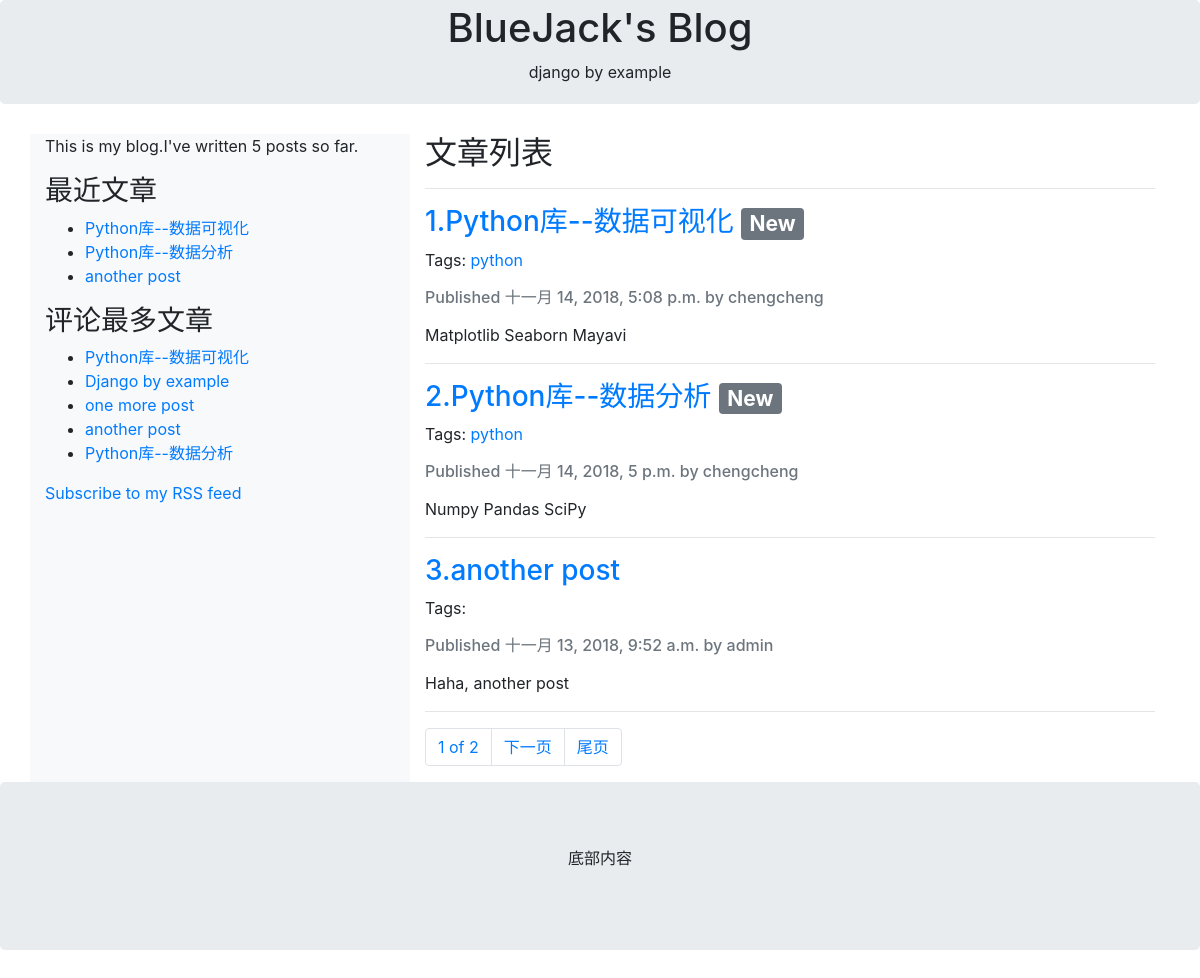
/blog/, run on an earlier commit of the app's database.
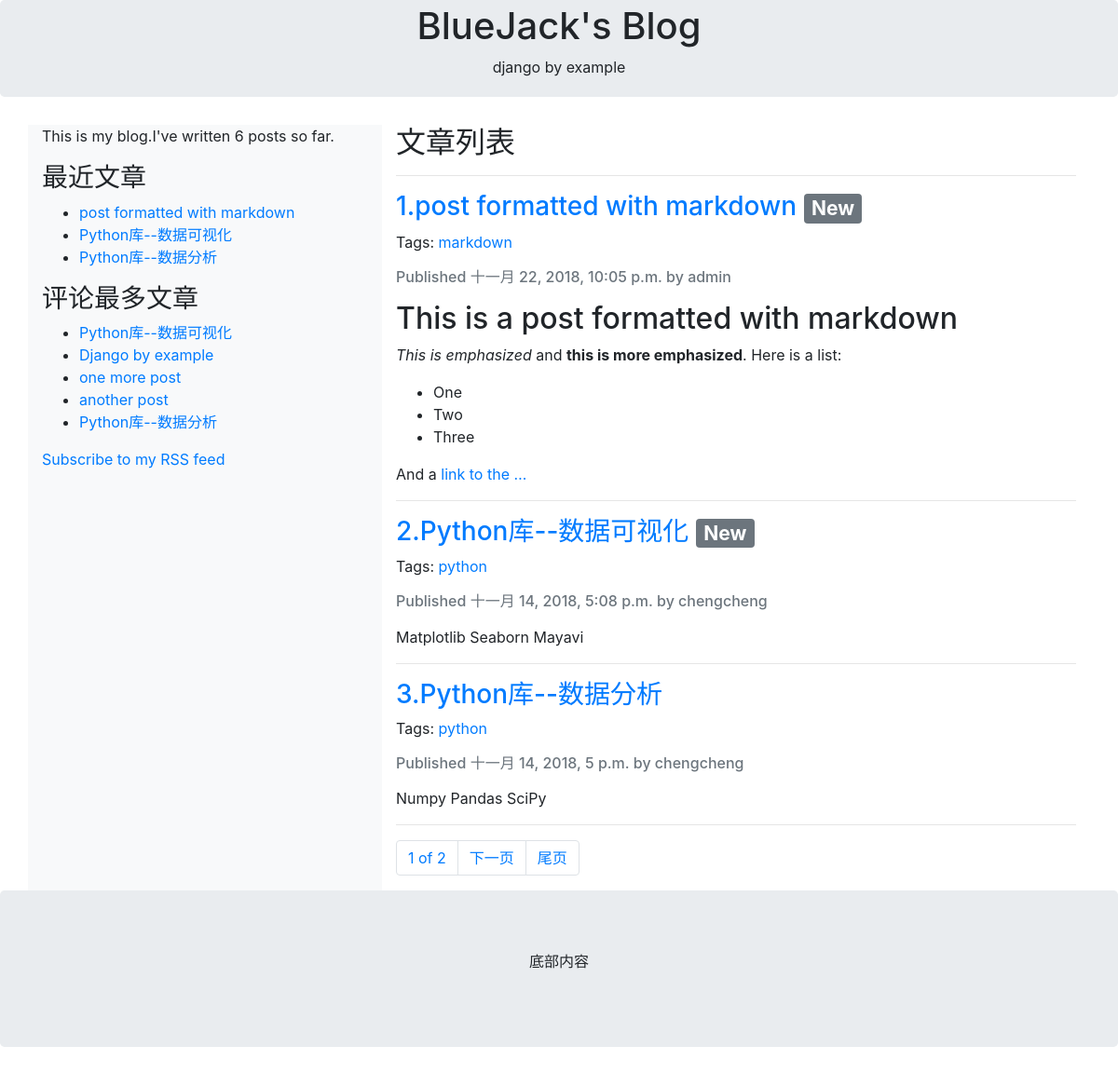
And on a later commit of the database.
### blog/models.py (models this page shows, shortened)
class Post(models.Model):
    STATUS_CHOICES = (('draft', 'Draft'), ('published', 'Published'))
    title = models.CharField(max_length=300)
    slug = models.SlugField(max_length=300, unique_for_date='publish')
    author = models.ForeignKey(User, related_name='blog_posts', on_delete=models.CASCADE)
    body = models.TextField()
    publish = models.DateTimeField(default=timezone.now)
    created = models.DateTimeField(auto_now_add=True)
    updated = models.DateTimeField(auto_now=True)
    status = models.CharField(max_length=10, choices=STATUS_CHOICES, default='draft')
    tags = TaggableManager()
    objects = models.Manager()
    published = PublishedManager()
    class Meta:
        ordering = ('-publish',)
    def get_absolute_url(self):
        return reverse('blog:detail', args=(self.pk,))

### blog/views.py (the view)
# urls.py: path('', views.post_list, name='list'),
def post_list(request, tag_slug=None):
    posts = Post.published.all()
    tag = None
    if tag_slug:
        tag = get_object_or_404(Tag, slug=tag_slug)
        posts = posts.filter(tags__in=[tag])
    paginator = Paginator(posts, 3)
    page_id = request.GET.get('page')
    try:
        page = paginator.page(page_id)
    except PageNotAnInteger:
        page = paginator.page(1)
    except EmptyPage:
        page = paginator.page(paginator.num_pages)
    context = {'object_list': page, 'page_obj': page, 'tag': tag}
    return render(request, 'blog/post_list.html', context=context)

### blog/models.py (called while the page is built)
    def get_queryset(self):
        return super(PublishedManager, self).get_queryset().filter(status='published')

### blog/templatetags/blog_tags.py (called while the page is built)
@register.simple_tag
def total_posts():
    return Post.published.count()

@register.inclusion_tag('blog/latest_posts.html')
def show_latest_posts(count=5):
    latest_posts = Post.published.order_by('-publish')[:count]
    return {'latest_posts': latest_posts}

@register.simple_tag
def get_most_commented_posts(count=5):
    return Post.published.annotate(total_comments=Count('comments')).order_by('-total_comments')[:count]

@register.filter(name='markdown')
def markdown_format(text):
    return mark_safe(markdown.markdown(text))

### blog/templates/blog/post_list.html (shortened to what this page needs)
{% extends "blog/base.html" %}
{% load blog_tags %}
{% block content %}
    {% if tag %}
        <h2>文章列表(tagged with "{{tag.name}}")</h2>
    {% else %}
        <h2>文章列表</h2><hr>
    {% endif %}
    {% for post in object_list %}
        <h3>
            <a href="{{ post.get_absolute_url }}">
                {{forloop.counter}}.{{ post.title }}
            </a>
        {% if forloop.counter <= 2  %}
            <span class="badge badge-secondary">New</span>
        {% endif %}
        </h3>
        <p>Tags:
        {% for tag in post.tags.all %}
            <a href="{% url 'blog:list_by_tag' tag.slug %}">{{tag.name}}</a>
        {% endfor %}
        </p>
        <h6 class="text-muted">
            Published {{ post.publish }} by {{ post.author }}
        </h6>
        <p class="text-dark">
            {{ post.body|markdown|truncatewords:30 }}
        </p><hr>
    {% endfor %}
    {% include 'blog/pagination.html' %}
{% endblock %}

### blog/templates/blog/base.html (shortened to what this page needs)
{% load blog_tags %}
{% load static %}
<!DOCTYPE html>
<html>
<head>
    <link rel="stylesheet" href="https://cdn.bootcss.com/bootstrap/4.1.0/css/bootstrap.min.css">
</head>
<body>
<div class="jumbotron text-center m-0 p-1">
      <h1>BlueJack's Blog</h1>
      <p>django by example</p>
</div>
<div class="container" style="margin-top:30px">
      <div class="row">
        <div class="col-sm-4 bg-light">
          <p>This is my blog.I've written {% total_posts %} posts so far.</p>
          <h3>最近文章</h3>
          {% show_latest_posts 3 %}
          <h3>评论最多文章</h3>
          {% get_most_commented_posts as most_commented_posts %}
          <ul>
          {% for post in most_commented_posts %}
              <li>
                  <a href="{{post.get_absolute_url}}">{{post.title}}</a>
              </li>
          {% endfor %}
          </ul>
          <p><a href='{% url "blog:post_feed" %}'>Subscribe to my RSS feed</a></p>
        </div>
        <div class="col-sm-8">
          {% block content %}{% endblock %}
        </div>
      </div>
</div>
<div class="jumbotron text-center">
      <p>底部内容</p>
</div>
</body>
</html>

### blog/templates/blog/latest_posts.html
<ul>
    {% for post in latest_posts %}
    <li>
        <a href="{{post.get_absolute_url}}">{{post.title}}</a>
    </li>
    {% endfor %}
</ul>

### blog/templates/blog/pagination.html (shortened to what this page needs)
<ul class="pagination">
    <li class="page-item"><a class="page-link" href="?page={{page_obj.number}}">{{page_obj.number}} of {{ page_obj.paginator.num_pages }}</a></li>
{% if page_obj.has_next %}
    <li class="page-item"><a class="page-link" href="?page={{ page_obj.next_page_number }}">下一页</a></li>
    <li class="page-item"><a class="page-link" href="?page=last">尾页</a></li>
{% endif %}
</ul>

What changed in the data, as far as the page shows it:
no longer on one of the page's lists (row unchanged): Post: title "another post", publish "十一月 13, 2018, 9:52 a.m.", author "admin", body "Haha, another post"
added Post: title "post formatted with markdown", shows "New", publish "十一月 22, 2018, 10:05 p.m.", author "admin", body "This is a post formatted with markdown This is emphasized and this is more emphasized . Here is a list: One Two Three And a link to the …"
shown differently, row unchanged: Post "Python库--数据分析": no longer shows "New"
added Tag: name "markdown", shown under "post formatted with markdown"
Also different on the page:
text no longer shown: "5"
text now shown: "6"
